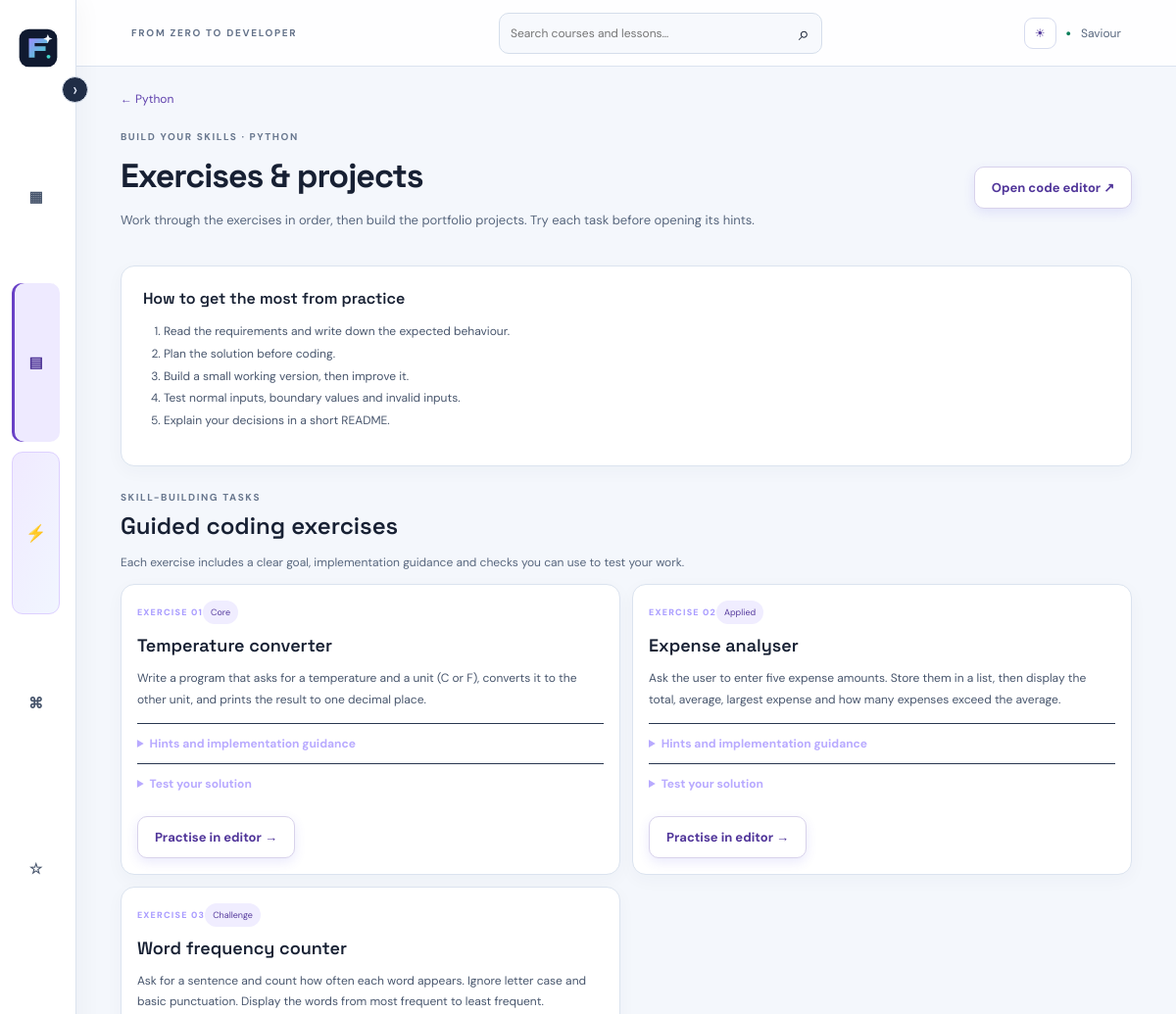
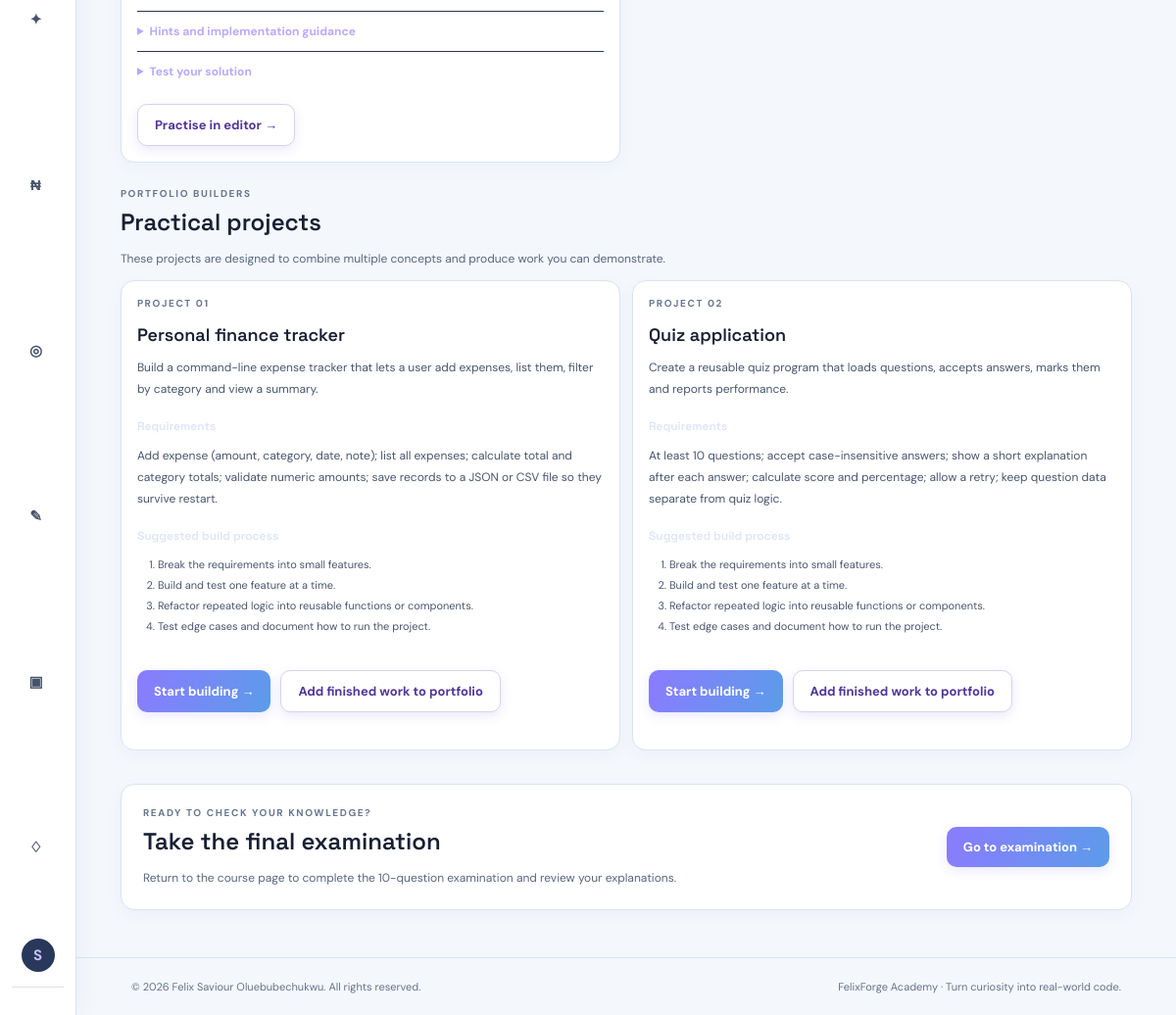
The page /courses/python/practice (signed in) on the database its author committed (2 pictures, top to bottom).
### app.py (models this page shows, shortened)
class User(UserMixin, db.Model):
    id = db.Column(db.Integer, primary_key=True)
    username = db.Column(db.String(32), unique=True, nullable=False)
    email = db.Column(db.String(254), unique=True, nullable=False)
    password_hash = db.Column(db.String(255), nullable=False)
    created_at = db.Column(db.DateTime, default=datetime.utcnow)
    projects = db.relationship('Project', backref='owner', cascade='all, delete-orphan')
    progress = db.relationship('Progress', backref='learner', cascade='all, delete-orphan')
    quiz_results = db.relationship('QuizResult', back_populates='learner', cascade='all, delete-orphan')

class Course(db.Model):
    id = db.Column(db.Integer, primary_key=True)
    slug = db.Column(db.String(40), unique=True, nullable=False)
    title = db.Column(db.String(80), nullable=False)
    level = db.Column(db.String(30), default='Beginner')
    description = db.Column(db.Text, default='')
    language = db.Column(db.String(30), nullable=False)
    access_level = db.Column(db.String(20), nullable=False, default='free')
    lessons = db.relationship('Lesson', backref='course', cascade='all, delete-orphan', order_by='Lesson.position')

### app.py (the view)
@app.route('/courses/<slug>/practice')
@login_required
def course_practice(slug):
    course=Course.query.filter_by(slug=slug).first_or_404()
    enforce_course_access(course)
    content=PRACTICE.get(slug, {'exercises': [], 'projects': []})
    return render_template('practice.html', course=course, exercises=content['exercises'], projects=content['projects'])

### app.py (called while the page is built)
@login_manager.user_loader
def load_user(user_id): return db.session.get(User, int(user_id))

def course_is_premium(course):
    return getattr(course, 'access_level', 'free') == 'premium'

def enforce_course_access(course):
    if course_is_premium(course) and not can_access_advanced_courses():
        abort(403)

@app.before_request
def record_daily_activity():
    if current_user.is_authenticated and request.endpoint not in {'static', 'logout'}:
        today = datetime.utcnow().date()
        activity = UserActivity.query.filter_by(user_id=current_user.id, activity_date=today).first()
        if activity is None:
            db.session.add(UserActivity(user_id=current_user.id, activity_date=today, last_seen_at=datetime.utcnow()))
        try:
            db.session.commit()
        except Exception:
            db.session.rollback()
            app.logger.exception('Could not record learner activity')

### templates/practice.html (shortened to what this page needs)
{% extends 'base.html' %}
{% block content %}
<a class="back-link" href="{{ url_for('course_detail',slug=course.slug) }}">← {{ course.title }}</a>
<div class="page-heading practice-heading"><div><div class="eyebrow">BUILD YOUR SKILLS · {{ course.language|upper }}</div><h1>Exercises & projects</h1><p>Work through the exercises in order, then build the portfolio projects. Try each task before opening its hints.</p></div><a class="button button-ghost" href="{{ url_for('editor') }}">Open code editor ↗</a></div>
<section class="practice-intro"><b>How to get the most from practice</b><ol><li>Read the requirements and write down the expected behaviour.</li><li>Plan the solution before coding.</li><li>Build a small working version, then improve it.</li><li>Test normal inputs, boundary values and invalid inputs.</li><li>Explain your decisions in a short README.</li></ol></section>
<div class="practice-section-title"><div class="eyebrow">SKILL-BUILDING TASKS</div><h2>Guided coding exercises</h2><p>Each exercise includes a clear goal, implementation guidance and checks you can use to test your work.</p></div>
<div class="practice-grid">
{% for item in exercises %}
<article class="practice-card"><div class="practice-card-top"><span class="practice-number">EXERCISE {{ '%02d'|format(loop.index) }}</span><span class="level-tag">{{ 'Core' if loop.index == 1 else ('Applied' if loop.index == 2 else 'Challenge') }}</span></div><h3>{{ item[0] }}</h3><p>{{ item[1] }}</p><details><summary>Hints and implementation guidance</summary><p>{{ item[2] }}</p></details><details><summary>Test your solution</summary><p>{{ item[3] }}</p></details><a class="button button-ghost" href="{{ url_for('editor') }}">Practise in editor →</a></article>
{% endfor %}
</div>
<div class="practice-section-title"><div class="eyebrow">PORTFOLIO BUILDERS</div><h2>Practical projects</h2><p>These projects are designed to combine multiple concepts and produce work you can demonstrate.</p></div>
<div class="project-brief-grid">
{% for project in projects %}
<article class="project-brief"><div class="eyebrow">PROJECT {{ '%02d'|format(loop.index) }}</div><h3>{{ project[0] }}</h3><p>{{ project[1] }}</p><h4>Requirements</h4><p>{{ project[2] }}</p><h4>Suggested build process</h4><ol><li>Break the requirements into small features.</li><li>Build and test one feature at a time.</li><li>Refactor repeated logic into reusable functions or components.</li><li>Test edge cases and document how to run the project.</li></ol><div class="practice-actions"><a class="button" href="{{ url_for('editor') }}">Start building →</a><a class="button button-ghost" href="{{ url_for('submit_project',slug=course.slug) }}">Add finished work to portfolio</a></div></article>
{% endfor %}
</div>
<section class="exam-callout"><div><div class="eyebrow">READY TO CHECK YOUR KNOWLEDGE?</div><h2>Take the final examination</h2><p>Return to the course page to complete the 10-question examination and review your explanations.</p></div><a class="button" href="{{ url_for('course_detail',slug=course.slug) }}#course-exam">Go to examination →</a></section>
{% endblock %}

### templates/base.html (shortened to what this page needs)
<!doctype html>
<html lang="en">
<head>
<link rel="stylesheet" href="{{ url_for('static',filename='style.css') }}">
</head>
<body>
<div class="shell">
<aside class="sidebar" id="appSidebar">
<button type="button" class="sidebar-toggle" id="sidebarToggle" aria-label="Collapse navigation" aria-expanded="true" title="Collapse navigation">‹</button>
<a class="brand" href="{{ url_for('home') }}" aria-label="FelixForge Academy home"><img class="brand-logo" src="{{ url_for('static', filename='felixforge-logo.svg') }}" alt=""><span>FelixForge <span class="brand-muted">Academy</span></span></a>
<nav>
<a href="{{ url_for('dashboard') }}" class="nav-link {% if request.endpoint=='dashboard' %}active{% endif %}">▦ <span>Dashboard</span></a>
<a href="{{ url_for('courses') }}" class="nav-link {% if request.endpoint=='courses' or (request.endpoint in ['course_detail','lesson_detail','course_practice'] and not advanced_nav_active) %}active{% endif %}">▤ <span>Learning paths</span></a>
<a href="{{ url_for('advanced_courses') }}" class="nav-link advanced-nav-link {% if advanced_nav_active %}active{% endif %}"><strong class="advanced-icon">⚡</strong><span>Advanced Courses</span><span class="advanced-badge">PRO</span></a>
<a href="{{ url_for('editor') }}" class="nav-link {% if request.endpoint=='editor' %}active{% endif %}">⌘ <span>Code editor</span></a>
<a href="{{ url_for('bookmarks') }}" class="nav-link">☆ <span>Bookmarks</span></a>
<a href="{{ url_for('achievements') }}" class="nav-link">✦ <span>Achievements</span></a>
<a href="{{ url_for('monetization_plan') }}" class="nav-link {% if request.endpoint=='monetization_plan' %}active{% endif %}">₦ <span>Pricing & certificates</span></a>
<a href="{{ url_for('community') }}" class="nav-link">◎ <span>Community</span></a>
<a href="{{ url_for('suggestions') }}" class="nav-link {% if request.endpoint=='suggestions' %}active{% endif %}">✎ <span>Suggestions</span></a>
<a href="{{ url_for('portfolio') }}" class="nav-link">▣ <span>Portfolio</span></a>
<a href="{{ url_for('notifications') }}" class="nav-link">♢ <span>Notifications{% if unread_notifications %} ({{ unread_notifications }}){% endif %}</span></a>
</nav>
<div class="side-bottom"><div class="side-label">YOUR ACCOUNT</div>
<div class="user-mini"><div class="avatar">{{ (current_user.username[0] if current_user.is_authenticated else 'F')|upper }}</div></div>
</div>
</aside>
<main class="main">
<header class="topbar"><div class="crumb">FROM ZERO TO DEVELOPER</div>
<form class="global-search" action="{{ url_for('search') }}" method="get"><input name="q" type="search" placeholder="Search courses and lessons…" aria-label="Search courses and lessons"><button aria-label="Search">⌕</button></form>
<div class="top-actions"><button type="button" class="theme-toggle" id="themeToggle" aria-label="Toggle colour theme" aria-pressed="false">◐</button>
{% if current_user.is_authenticated %}<span class="online-dot">●</span><span class="top-user"><a href="{{ url_for('profile') }}">{{ current_user.username }}</a></span>{% else %}<a class="button button-small" href="{{ url_for('login') }}">Log in</a>{% endif %}</div>
</header>
<section class="page">{% block content %}{% endblock %}</section>
<footer>© {{ year }} Felix Saviour Oluebubechukwu. All rights reserved. <span>FelixForge Academy · Turn curiosity into real-world code.</span></footer>
</main></div>
</body></html>

### rows shown on the page
User: username "S", username "Saviour"
Course: title "Python", language "PYTHON"

### other values the page prints
{{ '%02d'|format(loop.index) }} "01" "02" "03"
{{ item[0] }} "Temperature converter" "Expense analyser" "Word frequency counter"
{{ item[1] }} "Write a program that asks for a temperature and a unit (C or F), converts it to the other unit, and prints the result to one decimal place." "Ask the user to enter five expense amounts. Store them in a list, then display the total, average, largest expense and how many expenses exceed the average." "Ask for a sentence and count how often each word appears. Ignore letter case and basic punctuation. Display the words from most frequent to least frequent."
{{ '%02d'|format(loop.index) }} "01" "02"
{{ project[0] }} "Personal finance tracker" "Quiz application"
{{ project[1] }} "Build a command-line expense tracker that lets a user add expenses, list them, filter by category and view a summary." "Create a reusable quiz program that loads questions, accepts answers, marks them and reports performance."
{{ project[2] }} "Add expense (amount, category, date, note); list all expenses; calculate total and category totals; validate numeric amounts; save records to a JSON or CSV file so they survive restart." "At least 10 questions; accept case-insensitive answers; show a short explanation after each answer; calculate score and percentage; allow a retry; keep question data separate from quiz logic."
